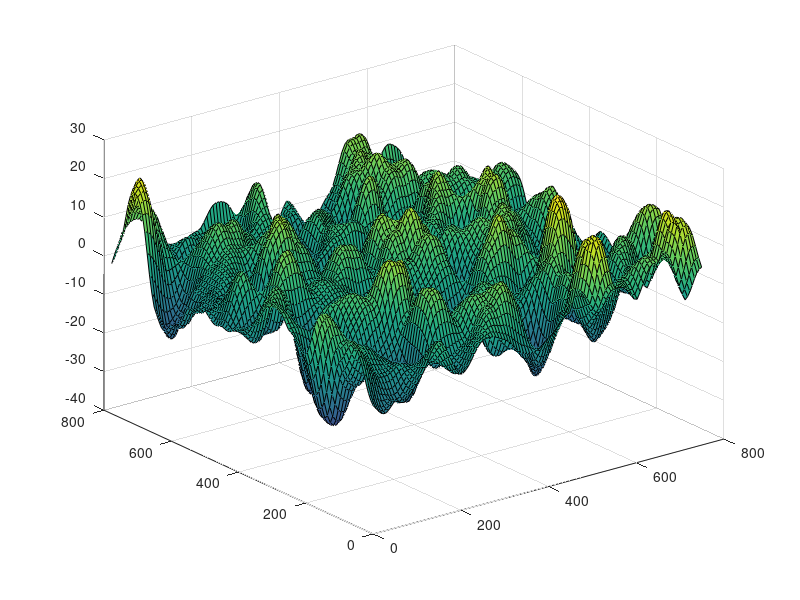

MATLAB code for this plot:
close all;clear all;clc;
% Entrada de parâmetros
dR = 150;                                                  % Raio do Hexágono
dShad = 50;                                                % Distância de descorrelação do shadowing
dPasso = 7;                                                % Distância entre pontos de medição
dSigmaShad = 8;                                            % Desvio padrão do sombreamento lognormal
% Cálculos de outras variáveis que dependem dos parâmetros de entrada
dDimXOri = 5*dR;                                              % Dimensão X do grid
dDimYOri = 6*sqrt(3/4)*dR;                                    % Dimensão Y do grid
%
% Matriz de referência com posição de cada ponto do grid (posição relativa ao canto inferior esquerdo)
dDimY = ceil(dDimYOri+mod(dDimYOri,dPasso));                      % Ajuste de dimensão para medir toda a dimensão do grid
dDimX = ceil(dDimXOri+mod(dDimXOri,dPasso));                      % Ajuste de dimensão para medir toda a dimensão do grid
[mtPosx,mtPosy] = meshgrid(0:dPasso:dDimX, 0:dPasso:dDimY);
mtPontosMedicao = mtPosx + j*mtPosy;
%
% Matriz de pontos equidistantes de dShad em dShad
dDimYS = ceil(dDimYOri+mod(dDimYOri,dShad));                      % Ajuste de dimensão para medir toda a dimensão do grid
dDimXS = ceil(dDimXOri+mod(dDimXOri,dShad));
[mtPosxShad,mtPosyShad] = meshgrid(0:dShad:dDimXS, 0:dShad:dDimYS);
mtPosShad = mtPosxShad+j*mtPosyShad;
% Amostras de sombremento para os pontos de grade
mtShadowingSamples = dSigmaShad*randn(size(mtPosyShad));

[dSizel, dSizec] = size(mtPontosMedicao);

for il = 1: dSizel
    for ic = 1: dSizec
        %
        % Ponto de medição alvo (vamos localiza-lo no novo grid e plotar os quatro pontos que o circundam) - escolhido ao acaso
        dshadPoint = mtPontosMedicao(il,ic);
        %
        % Achar a posição do ponto de medição na matriz de shadowing correlacionado
        dXIndexP1 = real(dshadPoint)/dShad;
        dYIndexP1 = imag(dshadPoint)/dShad;
        %
        % Cálculo dos demais pontos depende de:
        %   (i) se o ponto de medição é um ponto de shadowing descorrelacionado
        %   (i) se o ponto está na borda lateral direita do grid e no canto superior do grid;
        %   (ii) se o ponto está na borda lateral direita do grid;
        %   (iii) se o ponto está na borda superior do grid;
        %   (iv)  se o ponto está no meio do grid.
        if (mod(dXIndexP1,1) == 0 && mod(dYIndexP1,1) == 0)
            % O ponto de medição é um ponto de grade
            dXIndexP1 = floor(dXIndexP1)+1;
            dYIndexP1 = floor(dYIndexP1)+1;
            plot(complex(mtPosShad(dYIndexP1,dXIndexP1)),'g*');
            % Amostra de sombreamento
            mtShadowingCorr(il,ic) = mtShadowingSamples(dYIndexP1,dXIndexP1);
        else
            % Índice na matriz do primeiro ponto próximo
            dXIndexP1 = floor(dXIndexP1)+1;
            dYIndexP1 = floor(dYIndexP1)+1;
            if (dXIndexP1 == size(mtPosyShad,2)  && dYIndexP1 == size(mtPosyShad,1) )
                % Ponto de medição está na borda da lateral direta do grid
                % e no canto superior
                % P2 - P1
                % |    |
                % P4 - P3
                %
                dXIndexP2 = dXIndexP1-1;
                dYIndexP2 = dYIndexP1;
                dXIndexP4 = dXIndexP1-1;
                dYIndexP4 = dYIndexP1-1;
                dXIndexP3 = dXIndexP1;
                dYIndexP3 = dYIndexP1-1;
                %
            elseif (dXIndexP1 == size(mtPosyShad,2))
                % Ponto de medição está na borda da lateral direta do grid
                % P4 - P3
                % |    |
                % P2 - P1
                %
                dXIndexP2 = dXIndexP1-1;
                dYIndexP2 = dYIndexP1;
                dXIndexP4 = dXIndexP1-1;
                dYIndexP4 = dYIndexP1+1;
                dXIndexP3 = dXIndexP1;
                dYIndexP3 = dYIndexP1+1;
            elseif (dYIndexP1 == size(mtPosyShad,1))
                % Ponto de medição está na borda superior do grid
                % P1 - P2
                % |    |
                % P3 - P4
                %
                dXIndexP2 = dXIndexP1+1;
                dYIndexP2 = dYIndexP1;
                %
                dXIndexP4 = dXIndexP1+1;
                dYIndexP4 = dYIndexP1-1;
                %
                dXIndexP3 = dXIndexP1;
                dYIndexP3 = dYIndexP1-1;
                %
            else
                % P4 - P3
                % |    |
                % P1 - P2
                %
                %
                dXIndexP2 = dXIndexP1+1;
                dYIndexP2 = dYIndexP1;
                %
                dXIndexP4 = dXIndexP1+1;
                dYIndexP4 = dYIndexP1+1;
                %
                dXIndexP3 = dXIndexP1;
                dYIndexP3 = dYIndexP1+1;
            end
            %
            % Distâncias para regressão linear
            dDistX = (mod(real(dshadPoint),dShad))/dShad;
            dDistY = (mod(imag(dshadPoint),dShad))/dShad;
            % Ajuste do desvio padrão devido a regressão linear
            dStdNormFactor = sqrt( (1 - 2 * dDistY + 2 * (dDistY^2) )*(1 - 2 * dDistX + 2 * (dDistX^2) ) );
            %
            % Amostras do sombreamento para os quatro pontos de grade
            dSample1 = mtShadowingSamples(dYIndexP1,dXIndexP1);
            dSample2 = mtShadowingSamples(dYIndexP2,dXIndexP2);
            dSample3 = mtShadowingSamples(dYIndexP3,dXIndexP3);
            dSample4 = mtShadowingSamples(dYIndexP4,dXIndexP4);
            mtShadowingCorr(il,ic) = ( (1-dDistY)*[dSample1*(1-dDistX) + dSample2*(dDistX)] +...
                (dDistY)*[dSample3*(1-dDistX) + dSample4*(dDistX)])/dStdNormFactor;
        end
    end
end
% Plot da superfície de atenuação devido ao sombreamento
surf(mtPosx,mtPosy,mtShadowingCorr)